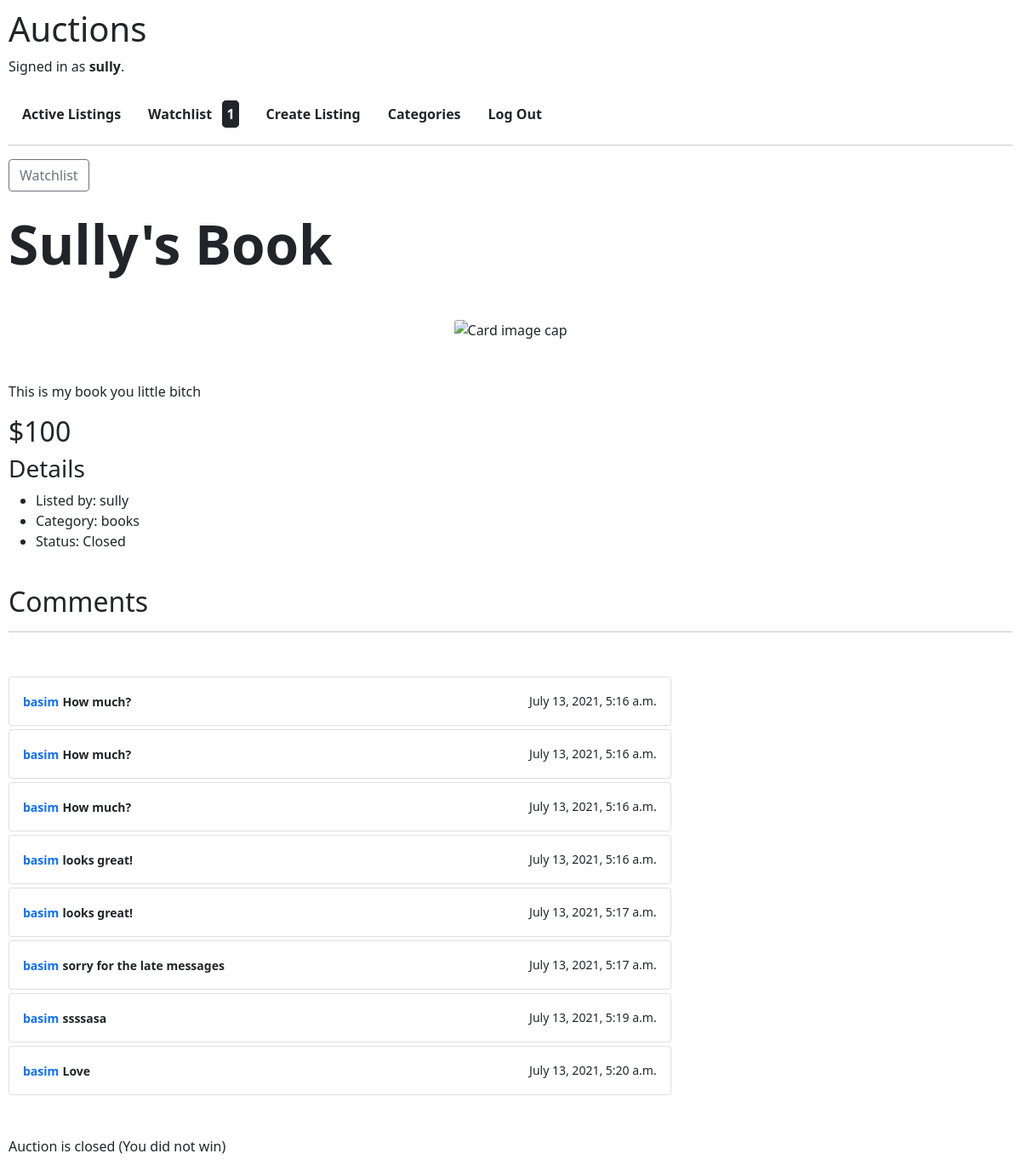
The page /close/3 (signed in) on the database its author committed.
### auctions/models.py (models this page shows)
class User(AbstractUser):
    watchlist = ManyToManyField("ActiveListing", blank=True, related_name="theuser")

class ActiveListing(models.Model):
    title = CharField(max_length=65)
    des = TextField(default="No description")
    date = DateTimeField()
    bid = ForeignKey(Bid, on_delete = PROTECT, related_name="thelisting")
    image = URLField(blank=True)
    category = CharField(max_length=40, blank=True)
    user = ForeignKey(User, related_name="user", blank=False, on_delete=CASCADE)
    status = BooleanField(default=True)
    comments = ManyToManyField(Comment, blank=True, related_name="listing")

class Bid(models.Model):
    amount = IntegerField()
    user = ForeignKey(User, blank=False, on_delete=CASCADE, related_name="thebid")

class Comment(models.Model):
    thecomment = TextField()
    date = DateTimeField()
    user = ForeignKey(User, related_name="uuser", blank=False, on_delete=CASCADE)

### auctions/views.py (the view)
# urls.py: path("close/<int:id>", views.close, name = "close"),
@login_required
def close(request, id):
    thelisting = ActiveListing.objects.get(pk = id)
    if request.user.is_authenticated:
        theUser = request.user
        if thelisting in theUser.watchlist.all():
            print("Already in")
            button = False
        else:
            print("Added")
            button = True
    else:
        button = "no"
    if (thelisting.user == thelisting.bid.user and request.user == thelisting.user):
        thelisting.status = False
        thelisting.save()
        nobid = True
        winner = False
    else:
        thelisting.status = False
        thelisting.save()
        if (request.user == thelisting.bid.user):
            winner = True
        else:
            winner = False
        nobid = False
    return render(request, "auctions/listing.html", {
        "listing": thelisting,
        "bidform": bidForm(),
        "status": thelisting.status,
        "currentuser": request.user,
        "winner": winner,
        "nobid": nobid,
        "button": button,
        "countWL": len(request.user.watchlist.all()),
        "comments": thelisting.comments.all(),
        "commentForm": CommentForm()
    })

### auctions/templates/auctions/listing.html (shortened to what this page needs)
{% extends "auctions/layout.html" %}
{% block body %}
    {% if user.is_authenticated %}
        {% if button %}
            <a href="{% url 'watchlist' listing.id %}"class="btn btn-outline-secondary">Watchlist</a>
        {% else %}
            <a  href="{% url 'removeWL' listing.id %}" class="btn btn-outline-secondary">Remove</a>
        {% endif %}
    <br>
    <br>
    {% endif %}
    <h1 class="display-3 font-weight-bold">{{listing.title}}</h1>
    <div class="container my-5 text-center">
    {% if listing.image %}
        <img style = "max-height:450px; width: 80%;" class="card-img-top" src={{listing.image}} alt="Card image cap">
    {% else %}
        <img style = "max-height:450px; width: 80%;" class="card-img-top" src="https://upload.wikimedia.org/wikipedia/commons/1/14/No_Image_Available.jpg" alt="Card image cap">
    {% endif %}
    </div>
    <div>
        <p>{{listing.des}}</p>
        <h2>${{listing.bid.amount}}</h2>
        <h3>Details</h3>
        <ul>
            <li>Listed by: {{listing.user}}</li>
            <li>Category: {{listing.category}}</li>
            {% if listing.status %}
                <li>Status: Open</li>
            {% else %}
                <li>Status: Closed</li>
            {% endif %}
        </ul>
        <br>
        <h2>Comments</h2>
        <hr>
        <div class="my-5">
            <div class="row d-flex">
                <div class="col-md-8">
                    {% for comment in comments %}
                    <div class="card p-3 mt-1">
                        <div class="d-flex justify-content-between align-items-center">
                            <div class="user d-flex flex-row align-items-center"> <span><small class="font-weight-bold text-primary">{{comment.user}}</small> <small class="font-weight-bold">{{comment.thecomment}}</small></span> </div> <small>{{comment.date}}</small>
                        </div>
                    </div>
                    {% empty %}
                        <h3 class="display-4">No comments yet!</h3>
                    {% endfor %}
                </div>
            </div>
        </div>
        {% if status == False %}
            {% if winner %}
                <div>Congrats you won the auction</div>
            {% elif winner == False and nobid == False %}
                <div>Auction is closed (You did not win)</div>
            {% elif nobid %}
                <div>No one added a bid to this auction</div>
            {% else %}
                <div>Auction Closed!</div>
            {% endif %}
        {% endif %}
    </div>
{% endblock %}

### auctions/templates/auctions/layout.html (shortened to what this page needs)
{% load static %}
<!DOCTYPE html>
<html lang="en">
    <head>
        <link rel="stylesheet" href="https://stackpath.bootstrapcdn.com/bootstrap/4.4.1/css/bootstrap.min.css">
        <link href="{% static 'auctions/styles.css' %}" rel="stylesheet">
        <link href="https://cdn.jsdelivr.net/npm/bootstrap@5.0.2/dist/css/bootstrap.min.css" rel="stylesheet">
    </head>
    <body>
        <h1>Auctions</h1>
        <div>
            {% if user.is_authenticated %}
                Signed in as <strong>{{ user.username }}</strong>.
            {% else %}
                Not signed in.
            {% endif %}
        </div>
        <br>
        <ul class="nav">
            <li class="nav-item">
                <a class="nav-link text-dark font-weight-bold" href="{% url 'index' %}">Active Listings</a>
            </li>
            {% if user.is_authenticated %}
                <li class="nav-item">
                    <a class="nav-link text-dark font-weight-bold" href="{% url 'allwatchlist' %}">Watchlist
                        {% if countWL > 0 %}
                         <span class=" font-size-0.5 border border-dark ml-2 p-1 bg-dark text-white rounded-3">{{countWL}}</span>
                        {% endif %}
                </a>
                </li>
                <li class="nav-item">
                    <a class="nav-link text-dark font-weight-bold" href="{% url 'create' %}">Create Listing</a>
                </li>
                <li class="nav-item">
                    <a class="nav-link text-dark font-weight-bold" href="{% url 'categoryPage' %}">Categories</a>
                </li>
                <li class="nav-item">
                    <a class="nav-link text-dark font-weight-bold" href="{% url 'logout' %}">Log Out</a>
                </li>
            {% endif %}
        </ul>
        <hr>
        {% block body %}
        {% endblock %}
    </body>
</html>

### auctions/static/auctions/styles.css (style rules this page uses)
body { padding: 10px; }

### rows shown on the page
User: username "sully"
ActiveListing: title "Sully's Book", des "This is my book you little bitch", bid.amount "100", user "sully", category "books"
Comment: user "basim", thecomment "How much?", date "July 13, 2021, 5:16 a.m."
Comment: user "basim", thecomment "How much?", date "July 13, 2021, 5:16 a.m."
Comment: user "basim", thecomment "How much?", date "July 13, 2021, 5:16 a.m."
Comment: user "basim", thecomment "looks great!", date "July 13, 2021, 5:16 a.m."
Comment: user "basim", thecomment "looks great!", date "July 13, 2021, 5:17 a.m."
Comment: user "basim", thecomment "sorry for the late messages", date "July 13, 2021, 5:17 a.m."
Comment: user "basim", thecomment "ssssasa", date "July 13, 2021, 5:19 a.m."
Comment: user "basim", thecomment "Love", date "July 13, 2021, 5:20 a.m."

### other values the page prints
{{ countWL }} "1"
